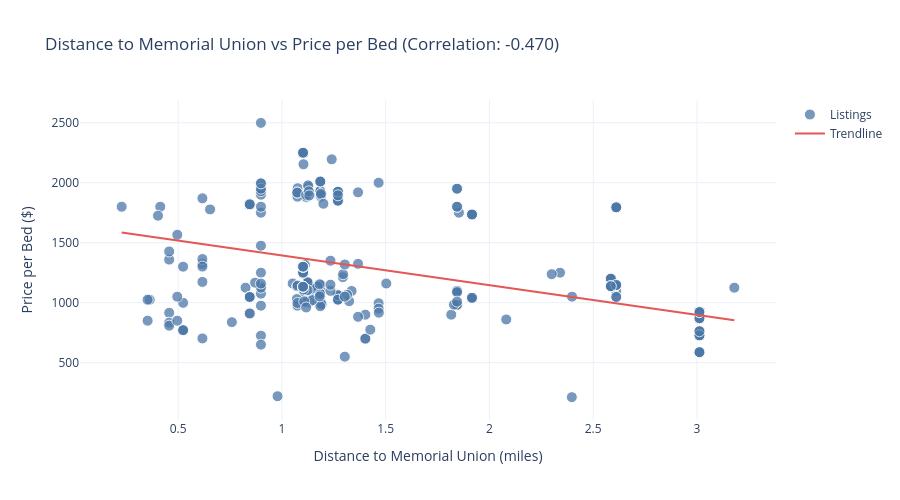

Source (notebook cell):
### Code cell
import numpy as np
import plotly.graph_objects as go

data_mu = df[['dist_to_memorial_union_mu', 'price_per_bed']].dropna()

# Calculate trendline
z = np.polyfit(data_mu['dist_to_memorial_union_mu'], data_mu['price_per_bed'], 1)
p = np.poly1d(z)

x_trend = np.linspace(
    data_mu['dist_to_memorial_union_mu'].min(),
    data_mu['dist_to_memorial_union_mu'].max(),
    100
)
y_trend = p(x_trend)

# Calculate correlation
correlation = data_mu['dist_to_memorial_union_mu'].corr(data_mu['price_per_bed'])

fig = go.Figure()

# Scatter points
fig.add_trace(go.Scatter(
    x=data_mu['dist_to_memorial_union_mu'],
    y=data_mu['price_per_bed'],
    mode='markers',
    name='Listings',
    marker=dict(
        size=11,
        color='#4C78A8',
        opacity=0.75,
        line=dict(width=1, color='white')
    )
))

# Trendline
fig.add_trace(go.Scatter(
    x=x_trend,
    y=y_trend,
    mode='lines',
    name='Trendline',
    line=dict(color='#E45756', width=2)
))

fig.update_layout(
    title=f'Distance to Memorial Union vs Price per Bed (Correlation: {correlation:.3f})',
    xaxis_title='Distance to Memorial Union (miles)',
    yaxis_title='Price per Bed ($)',
    template='plotly_white',
    height=500
)

fig.show()

print(f"Correlation: {correlation:.3f}")
print(f"Trendline equation: y = {z[0]:.2f}x + {z[1]:.2f}")

### Figure 1 — Plotly figure (JSON) as saved in the notebook; plotly's stock layout.template omitted (floating-point values rounded to 4 significant figures; data arrays with more than 128 entries replaced by an {"elided": "..."} marker saying what was removed)
{"data": [{"marker": {"color": "#4C78A8", "line": {"color": "white", "width": 1}, "opacity": 0.75, "size": 11}, "mode": "markers", "name": "Listings", "type": "scatter", "x": {"elided": "376 float values"}, "y": {"elided": "376 float values"}}, {"line": {"color": "#E45756", "width": 2}, "mode": "lines", "name": "Trendline", "type": "scatter", "x": [0.228, 0.2578, 0.2876, 0.3175, 0.3473, 0.3771, 0.4069, 0.4367, 0.4665, 0.4964, 0.5262, 0.556, 0.5858, 0.6156, 0.6455, 0.6753, 0.7051, 0.7349, 0.7647, 0.7945, 0.8244, 0.8542, 0.884, 0.9138, 0.9436, 0.9735, 1.003, 1.033, 1.063, 1.093, 1.123, 1.152, 1.182, 1.212, 1.242, 1.272, 1.301, 1.331, 1.361, 1.391, 1.421, 1.451, 1.48, 1.51, 1.54, 1.57, 1.6, 1.629, 1.659, 1.689, 1.719, 1.749, 1.779, 1.808, 1.838, 1.868, 1.898, 1.928, 1.957, 1.987, 2.017, 2.047, 2.077, 2.107, 2.136, 2.166, 2.196, 2.226, 2.256, 2.285, 2.315, 2.345, 2.375, 2.405, 2.435, 2.464, 2.494, 2.524, 2.554, 2.584, 2.613, 2.643, 2.673, 2.703, 2.733, 2.763, 2.792, 2.822, 2.852, 2.882, 2.912, 2.941, 2.971, 3.001, 3.031, 3.061, 3.091, 3.12, 3.15, 3.18], "y": [1586.0, 1578.0, 1571.0, 1563.0, 1556.0, 1549.0, 1541.0, 1534.0, 1526.0, 1519.0, 1512.0, 1504.0, 1497.0, 1489.0, 1482.0, 1475.0, 1467.0, 1460.0, 1452.0, 1445.0, 1438.0, 1430.0, 1423.0, 1415.0, 1408.0, 1401.0, 1393.0, 1386.0, 1378.0, 1371.0, 1364.0, 1356.0, 1349.0, 1341.0, 1334.0, 1327.0, 1319.0, 1312.0, 1304.0, 1297.0, 1290.0, 1282.0, 1275.0, 1267.0, 1260.0, 1253.0, 1245.0, 1238.0, 1230.0, 1223.0, 1216.0, 1208.0, 1201.0, 1193.0, 1186.0, 1179.0, 1171.0, 1164.0, 1156.0, 1149.0, 1142.0, 1134.0, 1127.0, 1119.0, 1112.0, 1105.0, 1097.0, 1090.0, 1082.0, 1075.0, 1068.0, 1060.0, 1053.0, 1045.0, 1038.0, 1031.0, 1023.0, 1016.0, 1008.0, 1001.0, 993.7, 986.3, 978.9, 971.5, 964.1, 956.7, 949.3, 941.9, 934.5, 927.1, 919.7, 912.3, 904.9, 897.5, 890.1, 882.7, 875.3, 867.9, 860.5, 853.1]}], "layout": {"height": 500, "title": {"text": "Distance to Memorial Union vs Price per Bed (Correlation: -0.470)"}, "xaxis": {"title": {"text": "Distance to Memorial Union (miles)"}}, "yaxis": {"title": {"text": "Price per Bed ($)"}}}}
